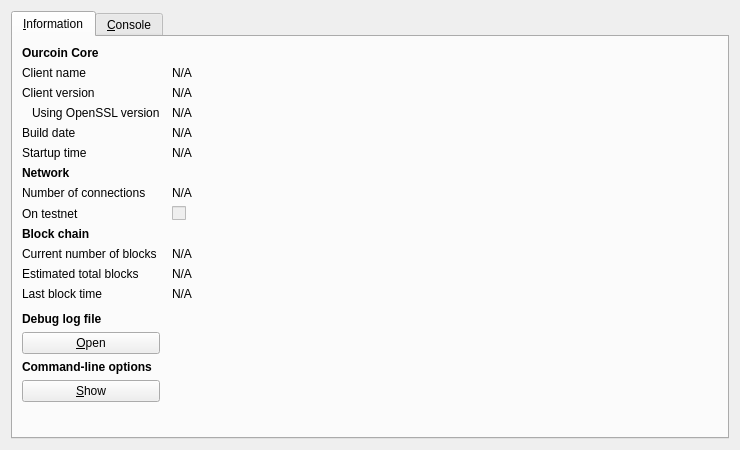
<?xml version="1.0" encoding="UTF-8"?>
<ui version="4.0">
 <class>RPCConsole</class>
 <widget class="QDialog" name="RPCConsole">
  <property name="geometry">
   <rect>
    <x>0</x>
    <y>0</y>
    <width>740</width>
    <height>450</height>
   </rect>
  </property>
  <property name="windowTitle">
   <string>Ourcoin - Debug window</string>
  </property>
  <layout class="QVBoxLayout" name="verticalLayout_2">
   <item>
    <widget class="QTabWidget" name="tabWidget">
     <property name="currentIndex">
      <number>0</number>
     </property>
     <widget class="QWidget" name="tab_info">
      <attribute name="title">
       <string>&amp;Information</string>
      </attribute>
      <layout class="QGridLayout" name="gridLayout" columnstretch="0,1">
       <property name="horizontalSpacing">
        <number>12</number>
       </property>
       <item row="0" column="0">
        <widget class="QLabel" name="label_9">
         <property name="font">
          <font>
           <weight>75</weight>
           <bold>true</bold>
          </font>
         </property>
         <property name="text">
          <string>Ourcoin Core</string>
         </property>
        </widget>
       </item>
       <item row="1" column="0">
        <widget class="QLabel" name="label_5">
         <property name="text">
          <string>Client name</string>
         </property>
        </widget>
       </item>
       <item row="1" column="1">
        <widget class="QLabel" name="clientName">
         <property name="cursor">
          <cursorShape>IBeamCursor</cursorShape>
         </property>
         <property name="text">
          <string>N/A</string>
         </property>
         <property name="textFormat">
          <enum>Qt::PlainText</enum>
         </property>
         <property name="textInteractionFlags">
          <set>Qt::LinksAccessibleByMouse|Qt::TextSelectableByKeyboard|Qt::TextSelectableByMouse</set>
         </property>
        </widget>
       </item>
       <item row="2" column="0">
        <widget class="QLabel" name="label_6">
         <property name="text">
          <string>Client version</string>
         </property>
        </widget>
       </item>
       <item row="2" column="1">
        <widget class="QLabel" name="clientVersion">
         <property name="cursor">
          <cursorShape>IBeamCursor</cursorShape>
         </property>
         <property name="text">
          <string>N/A</string>
         </property>
         <property name="textFormat">
          <enum>Qt::PlainText</enum>
         </property>
         <property name="textInteractionFlags">
          <set>Qt::LinksAccessibleByMouse|Qt::TextSelectableByKeyboard|Qt::TextSelectableByMouse</set>
         </property>
        </widget>
       </item>
       <item row="3" column="0">
        <widget class="QLabel" name="label_14">
         <property name="text">
          <string>Using OpenSSL version</string>
         </property>
         <property name="indent">
          <number>10</number>
         </property>
        </widget>
       </item>
       <item row="3" column="1">
        <widget class="QLabel" name="openSSLVersion">
         <property name="cursor">
          <cursorShape>IBeamCursor</cursorShape>
         </property>
         <property name="text">
          <string>N/A</string>
         </property>
         <property name="textFormat">
          <enum>Qt::PlainText</enum>
         </property>
         <property name="textInteractionFlags">
          <set>Qt::LinksAccessibleByMouse|Qt::TextSelectableByKeyboard|Qt::TextSelectableByMouse</set>
         </property>
        </widget>
       </item>
       <item row="4" column="0">
        <widget class="QLabel" name="label_12">
         <property name="text">
          <string>Build date</string>
         </property>
        </widget>
       </item>
       <item row="4" column="1">
        <widget class="QLabel" name="buildDate">
         <property name="cursor">
          <cursorShape>IBeamCursor</cursorShape>
         </property>
         <property name="text">
          <string>N/A</string>
         </property>
         <property name="textFormat">
          <enum>Qt::PlainText</enum>
         </property>
         <property name="textInteractionFlags">
          <set>Qt::LinksAccessibleByMouse|Qt::TextSelectableByKeyboard|Qt::TextSelectableByMouse</set>
         </property>
        </widget>
       </item>
       <item row="5" column="0">
        <widget class="QLabel" name="label_13">
         <property name="text">
          <string>Startup time</string>
         </property>
        </widget>
       </item>
       <item row="5" column="1">
        <widget class="QLabel" name="startupTime">
         <property name="cursor">
          <cursorShape>IBeamCursor</cursorShape>
         </property>
         <property name="text">
          <string>N/A</string>
         </property>
         <property name="textFormat">
          <enum>Qt::PlainText</enum>
         </property>
         <property name="textInteractionFlags">
          <set>Qt::LinksAccessibleByMouse|Qt::TextSelectableByKeyboard|Qt::TextSelectableByMouse</set>
         </property>
        </widget>
       </item>
       <item row="6" column="0">
        <widget class="QLabel" name="label_11">
         <property name="font">
          <font>
           <weight>75</weight>
           <bold>true</bold>
          </font>
         </property>
         <property name="text">
          <string>Network</string>
         </property>
        </widget>
       </item>
       <item row="7" column="0">
        <widget class="QLabel" name="label_7">
         <property name="text">
          <string>Number of connections</string>
         </property>
        </widget>
       </item>
       <item row="7" column="1">
        <widget class="QLabel" name="numberOfConnections">
         <property name="cursor">
          <cursorShape>IBeamCursor</cursorShape>
         </property>
         <property name="text">
          <string>N/A</string>
         </property>
         <property name="textFormat">
          <enum>Qt::PlainText</enum>
         </property>
         <property name="textInteractionFlags">
          <set>Qt::LinksAccessibleByMouse|Qt::TextSelectableByKeyboard|Qt::TextSelectableByMouse</set>
         </property>
        </widget>
       </item>
       <item row="8" column="0">
        <widget class="QLabel" name="label_8">
         <property name="text">
          <string>On testnet</string>
         </property>
        </widget>
       </item>
       <item row="8" column="1">
        <widget class="QCheckBox" name="isTestNet">
         <property name="enabled">
          <bool>false</bool>
         </property>
         <property name="text">
          <string/>
         </property>
        </widget>
       </item>
       <item row="9" column="0">
        <widget class="QLabel" name="label_10">
         <property name="font">
          <font>
           <weight>75</weight>
           <bold>true</bold>
          </font>
         </property>
         <property name="text">
          <string>Block chain</string>
         </property>
        </widget>
       </item>
       <item row="10" column="0">
        <widget class="QLabel" name="label_3">
         <property name="text">
          <string>Current number of blocks</string>
         </property>
        </widget>
       </item>
       <item row="10" column="1">
        <widget class="QLabel" name="numberOfBlocks">
         <property name="cursor">
          <cursorShape>IBeamCursor</cursorShape>
         </property>
         <property name="text">
          <string>N/A</string>
         </property>
         <property name="textFormat">
          <enum>Qt::PlainText</enum>
         </property>
         <property name="textInteractionFlags">
          <set>Qt::LinksAccessibleByMouse|Qt::TextSelectableByKeyboard|Qt::TextSelectableByMouse</set>
         </property>
        </widget>
       </item>
       <item row="11" column="0">
        <widget class="QLabel" name="label_4">
         <property name="text">
          <string>Estimated total blocks</string>
         </property>
        </widget>
       </item>
       <item row="11" column="1">
        <widget class="QLabel" name="totalBlocks">
         <property name="cursor">
          <cursorShape>IBeamCursor</cursorShape>
         </property>
         <property name="text">
          <string>N/A</string>
         </property>
         <property name="textFormat">
          <enum>Qt::PlainText</enum>
         </property>
         <property name="textInteractionFlags">
          <set>Qt::LinksAccessibleByMouse|Qt::TextSelectableByKeyboard|Qt::TextSelectableByMouse</set>
         </property>
        </widget>
       </item>
       <item row="12" column="0">
        <widget class="QLabel" name="label_2">
         <property name="text">
          <string>Last block time</string>
         </property>
        </widget>
       </item>
       <item row="12" column="1">
        <widget class="QLabel" name="lastBlockTime">
         <property name="cursor">
          <cursorShape>IBeamCursor</cursorShape>
         </property>
         <property name="text">
          <string>N/A</string>
         </property>
         <property name="textFormat">
          <enum>Qt::PlainText</enum>
         </property>
         <property name="textInteractionFlags">
          <set>Qt::LinksAccessibleByMouse|Qt::TextSelectableByKeyboard|Qt::TextSelectableByMouse</set>
         </property>
        </widget>
       </item>
       <item row="13" column="0">
        <spacer name="verticalSpacer_2">
         <property name="orientation">
          <enum>Qt::Vertical</enum>
         </property>
         <property name="sizeHint" stdset="0">
          <size>
           <width>20</width>
           <height>20</height>
          </size>
         </property>
        </spacer>
       </item>
       <item row="14" column="0">
        <widget class="QLabel" name="labelDebugLogfile">
         <property name="font">
          <font>
           <weight>75</weight>
           <bold>true</bold>
          </font>
         </property>
         <property name="text">
          <string>Debug log file</string>
         </property>
        </widget>
       </item>
       <item row="15" column="0">
        <widget class="QPushButton" name="openDebugLogfileButton">
         <property name="toolTip">
          <string>Open the Ourcoin debug log file from the current data directory. This can take a few seconds for large log files.</string>
         </property>
         <property name="text">
          <string>&amp;Open</string>
         </property>
         <property name="autoDefault">
          <bool>false</bool>
         </property>
        </widget>
       </item>
       <item row="16" column="0">
        <widget class="QLabel" name="labelCLOptions">
         <property name="font">
          <font>
           <weight>75</weight>
           <bold>true</bold>
          </font>
         </property>
         <property name="text">
          <string>Command-line options</string>
         </property>
        </widget>
       </item>
       <item row="17" column="0">
        <widget class="QPushButton" name="showCLOptionsButton">
         <property name="toolTip">
          <string>Show the Ourcoin-Qt help message to get a list with possible Ourcoin command-line options.</string>
         </property>
         <property name="text">
          <string>&amp;Show</string>
         </property>
         <property name="autoDefault">
          <bool>false</bool>
         </property>
        </widget>
       </item>
       <item row="18" column="0">
        <spacer name="verticalSpacer">
         <property name="orientation">
          <enum>Qt::Vertical</enum>
         </property>
         <property name="sizeHint" stdset="0">
          <size>
           <width>20</width>
           <height>40</height>
          </size>
         </property>
        </spacer>
       </item>
      </layout>
     </widget>
     <widget class="QWidget" name="tab_console">
      <attribute name="title">
       <string>&amp;Console</string>
      </attribute>
      <layout class="QVBoxLayout" name="verticalLayout_3">
       <property name="spacing">
        <number>3</number>
       </property>
       <item>
        <widget class="QTextEdit" name="messagesWidget">
         <property name="minimumSize">
          <size>
           <width>0</width>
           <height>100</height>
          </size>
         </property>
         <property name="readOnly">
          <bool>true</bool>
         </property>
         <property name="tabKeyNavigation" stdset="0">
          <bool>false</bool>
         </property>
         <property name="columnCount" stdset="0">
          <number>2</number>
         </property>
        </widget>
       </item>
       <item>
        <layout class="QHBoxLayout" name="horizontalLayout">
         <property name="spacing">
          <number>3</number>
         </property>
         <item>
          <widget class="QLabel" name="label">
           <property name="text">
            <string notr="true">&gt;</string>
           </property>
          </widget>
         </item>
         <item>
          <widget class="QLineEdit" name="lineEdit"/>
         </item>
         <item>
          <widget class="QPushButton" name="clearButton">
           <property name="maximumSize">
            <size>
             <width>24</width>
             <height>24</height>
            </size>
           </property>
           <property name="toolTip">
            <string>Clear console</string>
           </property>
           <property name="text">
            <string/>
           </property>
           <property name="icon">
            <iconset resource="../bitcoin.qrc">
             <normaloff>:/icons/remove</normaloff>:/icons/remove</iconset>
           </property>
           <property name="shortcut">
            <string notr="true">Ctrl+L</string>
           </property>
           <property name="autoDefault">
            <bool>false</bool>
           </property>
          </widget>
         </item>
        </layout>
       </item>
      </layout>
     </widget>
    </widget>
   </item>
  </layout>
 </widget>
 <resources>
  <include location="../bitcoin.qrc"/>
 </resources>
 <connections/>
</ui>
